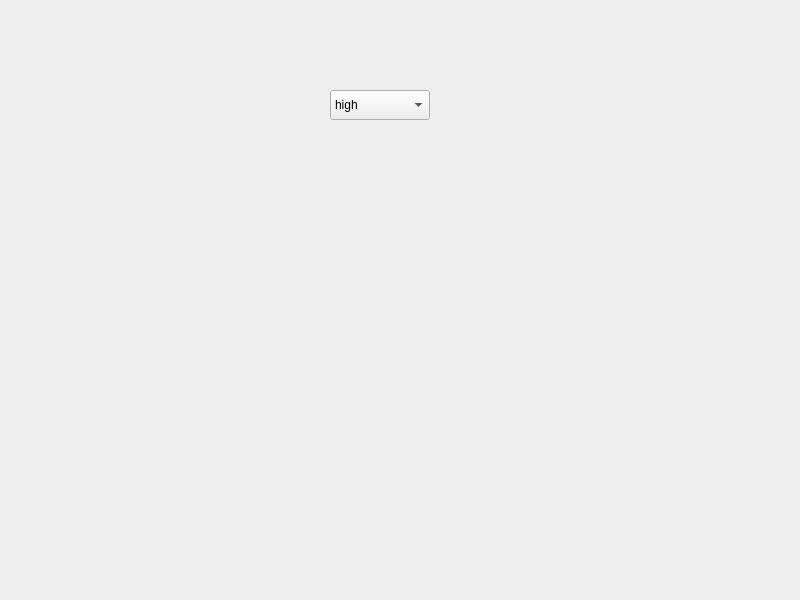
<?xml version="1.0" encoding="UTF-8"?>
<ui version="4.0">
 <class>MainWindow</class>
 <widget class="QMainWindow" name="MainWindow">
  <property name="geometry">
   <rect>
    <x>0</x>
    <y>0</y>
    <width>800</width>
    <height>600</height>
   </rect>
  </property>
  <property name="windowTitle">
   <string>MainWindow</string>
  </property>
  <widget class="QWidget" name="centralwidget">
   <widget class="caMenu" name="camenu">
    <property name="geometry">
     <rect>
      <x>330</x>
      <y>90</y>
      <width>100</width>
      <height>30</height>
     </rect>
    </property>
    <property name="channel" stdset="0">
     <string>HORIBA-IHR320:TURRET</string>
    </property>
    <item>
     <property name="text">
      <string>high</string>
     </property>
    </item>
    <item>
     <property name="text">
      <string>medium</string>
     </property>
    </item>
    <item>
     <property name="text">
      <string>low</string>
     </property>
    </item>
   </widget>
  </widget>
 </widget>
 <customwidgets>
  <customwidget>
   <class>caMenu</class>
   <extends>QComboBox</extends>
   <header>caMenu</header>
  </customwidget>
 </customwidgets>
 <resources/>
 <connections/>
</ui>
